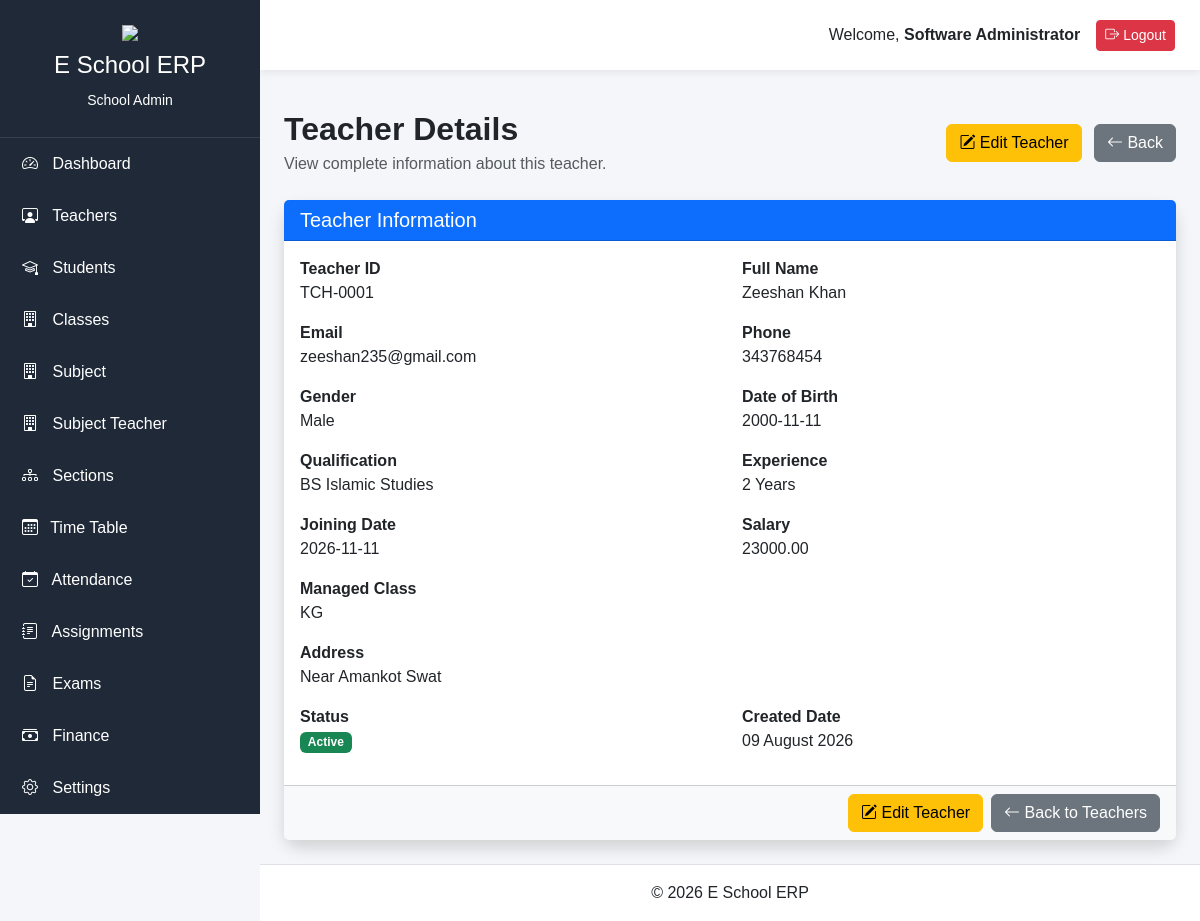
The page /school-admin/teacher/1 (signed in) on the database as committed earlier.
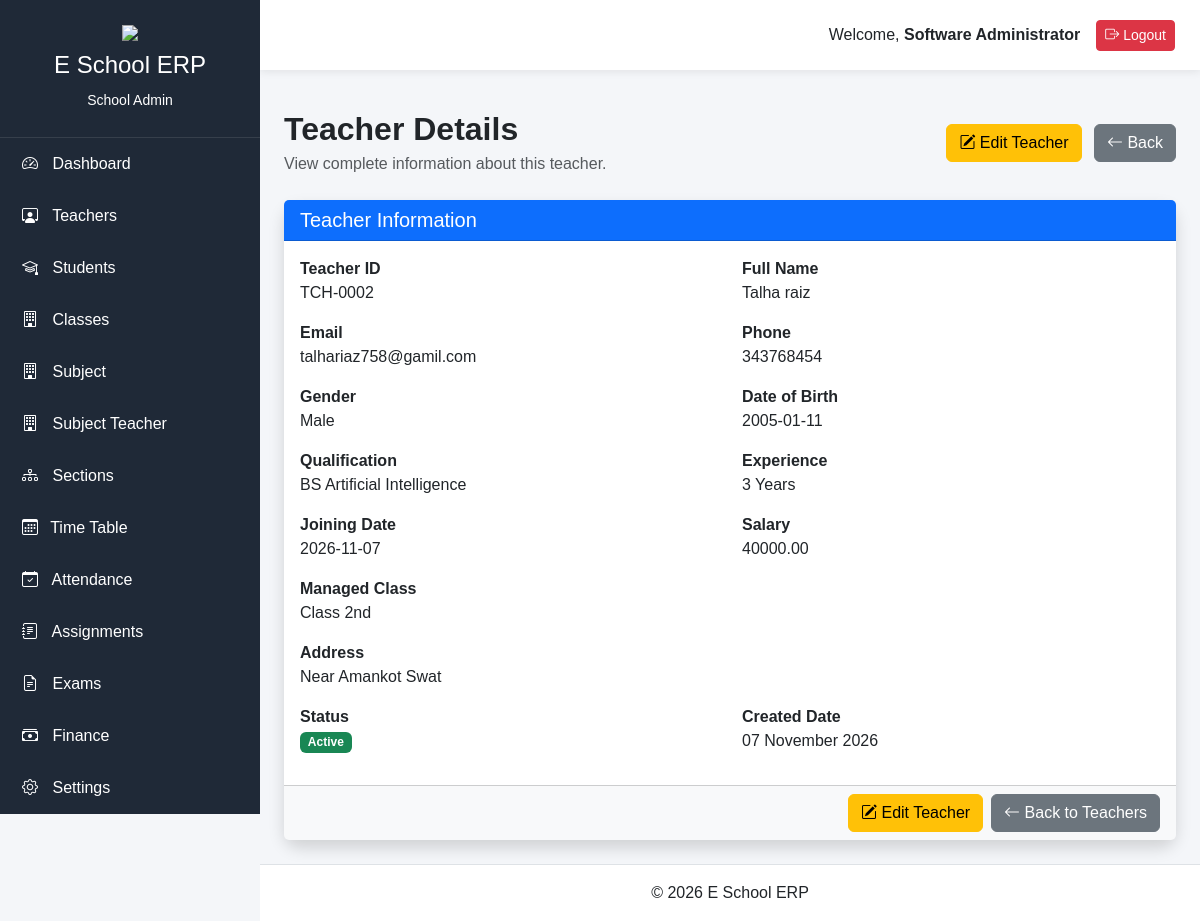
The same page on the database as committed later.
### app/models/teacher.py (models this page shows, shortened)
class Teacher(db.Model):
    __tablename__ = "teachers"
    id = db.Column(db.Integer, primary_key=True)
    user_id = db.Column(db.Integer, db.ForeignKey("users.id"), unique=True, nullable=False)
    school_id = db.Column(db.Integer, db.ForeignKey("schools.id"), nullable=False)
    employee_number = db.Column(db.String(20), unique=True, nullable=False)
    first_name = db.Column(db.String(100), nullable=False)
    last_name = db.Column(db.String(100), nullable=False)
    email = db.Column(db.String(120), unique=True, nullable=False)
    phone = db.Column(db.String(20), nullable=False)
    gender = db.Column(db.String(20), nullable=False)
    date_of_birth = db.Column(db.Date, nullable=True)
    cnic = db.Column(db.String(20), unique=True, nullable=True)
    address = db.Column(db.String(255), nullable=True)
    emergency_contact = db.Column(db.String(20), nullable=True)
    blood_group = db.Column(db.String(5), nullable=True)
    qualification = db.Column(db.String(150), nullable=True)
    experience = db.Column(db.Integer, nullable=True)
    joining_date = db.Column(db.Date, nullable=True)
    salary = db.Column(db.Numeric(10, 2), nullable=True)
    profile_image = db.Column(db.String(255), nullable=True)
    employment_status = db.Column(
    db.String(20),default="Active")
    notes = db.Column(db.Text, nullable=True)
    is_active = db.Column(db.Boolean, default=True)
    created_at = db.Column(db.DateTime, default=datetime.utcnow)
    updated_at = db.Column(
    db.DateTime,default=datetime.utcnow,onupdate=datetime.utcnow)
    user= db.relationship("User", back_populates= "teacher", uselist= False)
    teacher_subjects = db.relationship("TeacherSubject", back_populates ="teacher", cascade= "all, delete-orphan",lazy= True)
    school = db.relationship("School", back_populates="teacher")
    exams = db.relationship("Exam", back_populates="teacher")
    results = db.relationship("Result", back_populates="teacher")
    attendences = db.relationship("Attendance", back_populates="teacher")
    assignments = db.relationship("Assignment", back_populates="teacher")
    timetables = db.relationship("Timetable", back_populates="teacher")
    managed_class= db.relationship("Class",foreign_keys ="Class.class_teacher_id" ,back_populates= "class_teacher", uselist= False)

### app/models/class_model.py (models this page shows, shortened)
class Class(db.Model):
    __tablename__ = "classes"
    id = db.Column(db.Integer, primary_key=True)
    school_id = db.Column(db.Integer,db.ForeignKey("schools.id"),nullable=False)
    class_name = db.Column(db.String(100),nullable=False)
    class_code = db.Column(db.String(20),nullable=False)
    description = db.Column(db.Text,nullable=True)
    class_teacher_id = db.Column(db.Integer,db.ForeignKey("teachers.id"),nullable=True)
    is_active = db.Column(db.Boolean,default=True)
    created_at = db.Column(db.DateTime,default=datetime.utcnow)
    updated_at = db.Column(db.DateTime,default=datetime.utcnow,onupdate=datetime.utcnow)
    teacher_subjects = db.relationship("TeacherSubject", back_populates = "classroom", cascade= "all, delete-orphan",lazy= True)
    sections = db.relationship("Section",back_populates= "class_room",cascade="all, delete-orphan")
    students = db.relationship("Student", back_populates= "class_room")
    results=   db.relationship("Result", back_populates= "class_room")
    exams = db.relationship("Exam", back_populates= "class_room",cascade="all, delete-orphan")
    timetables = db.relationship("Timetable",back_populates= "class_room",cascade="all, delete-orphan")
    assignments = db.relationship("Assignment",back_populates= "class_room",cascade="all, delete-orphan")
    fee_structures = db.relationship("FeeStructure",back_populates= "class_room",cascade="all, delete-orphan")
    class_teacher = db.relationship("Teacher",foreign_keys=[class_teacher_id],back_populates="managed_class", uselist=False )
    school = db.relationship("School",back_populates="classes")

### app/blueprints/school_admin/routes.py (the view)
@school_admin.route("/teacher/<int:id>")
@login_required
def teacher_detail(id):
    teacher = Teacher.query.get_or_404(id)
    return render_template(
    "school_admin/teacher_detail.html",
    teacher=teacher
    )

### app/models/user.py (called while the page is built)
@login_manager.user_loader
def load_user(user_id):
    return User.query.get(int(user_id))

### app/templates/school_admin/teacher_detail.html (shortened to what this page needs)
{% extends "school_admin/base.html" %}
{% block content %}
<div class="container-fluid">
<div class="d-flex justify-content-between align-items-center mb-4">
<div>
<h2 class="fw-bold mb-1">
Teacher Details
</h2>
<p class="text-muted mb-0">
View complete information about this teacher.
</p>
</div>
<div>
<a href="{{ url_for('school_admin.edit_teacher', id=teacher.id) }}"
class="btn btn-warning me-2">
<i class="bi bi-pencil-square"></i>
Edit Teacher
</a>
<a href="{{ url_for('school_admin.manage_teachers') }}"
class="btn btn-secondary">
<i class="bi bi-arrow-left"></i>
Back
</a>
</div>
</div>
<div class="card shadow border-0">
<div class="card-header bg-primary text-white">
<h5 class="mb-0">
Teacher Information
</h5>
</div>
<div class="card-body">
<div class="row">
<div class="col-md-6 mb-3">
<strong>Teacher ID</strong>
<p class="mb-0">
{{ teacher.employee_number}}
</p>
</div>
<div class="col-md-6 mb-3">
<strong> Full Name</strong>
<p class="mb-0">
{{ teacher.first_name }} {{ teacher.last_name }}
</p>
</div>
<div class="col-md-6 mb-3">
<strong>Email</strong>
<p class="mb-0">
{{ teacher.email }}
</p>
</div>
<div class="col-md-6 mb-3">
<strong> Phone</strong>
<p class="mb-0">
{{ teacher.phone }}
</p>
</div>
<div class="col-md-6 mb-3">
<strong>Gender</strong>
<p class="mb-0">
{{ teacher.gender }}
</p>
</div>
<div class="col-md-6 mb-3">
<strong> Date of Birth</strong>
<p class="mb-0">
{{ teacher.date_of_birth or "-" }}
</p>
</div>
<div class="col-md-6 mb-3">
<strong>Qualification</strong>
<p class="mb-0">
{{ teacher.qualification or "-" }}
</p>
</div>
<div class="col-md-6 mb-3">
<strong>Experience</strong>
<p class="mb-0">
{{ teacher.experience }} Years
</p>
</div>
<div class="col-md-6 mb-3">
<strong>Joining Date</strong>
<p class="mb-0">
{{ teacher.joining_date }}
</p>
</div>
<div class="col-md-6 mb-3">
<strong>Salary</strong>
<p class="mb-0">
{{ teacher.salary or "-" }}
</p>
</div>
<div class="col-md-6 mb-3">
<strong> Managed Class</strong>
<p class="mb-0">
{% if teacher.managed_class %}
{{ teacher.managed_class.class_name }}
{% else %}
Not Assigned
{% endif %}
</p>
</div>
<div class="col-12 mb-3">
<strong>Address</strong>
<p class="mb-0">
{{ teacher.address or "-" }}
</p>
</div>
<div class="col-md-6 mb-3">
<strong> Status</strong>
<p class="mb-0">
{% if teacher.is_active %}
<span class="badge bg-success">
Active
</span>
{% else %}
<span class="badge bg-danger">
Inactive
</span>
{% endif %}
</p>
</div>
<div class="col-md-6 mb-3">
<strong> Created Date</strong>
<p class="mb-0">
{{ teacher.created_at.strftime("%d %B %Y") }}
</p>
</div>
</div>
</div>
<div class="card-footer bg-light">
<div class="d-flex justify-content-end">
<a href="{{ url_for('school_admin.edit_teacher', id=teacher.id) }}"
class="btn btn-warning me-2">
<i class="bi bi-pencil-square"></i>
Edit Teacher
</a>
<a href="{{ url_for('school_admin.manage_teachers') }}"
class="btn btn-secondary">
<i class="bi bi-arrow-left"></i>
Back to Teachers
</a>
</div>
</div>
</div>
</div>
{% endblock %}

Rows that differ between the two databases and show on the page:
changed Teacher "Male": employee_number "TCH-0001" → "TCH-0002"; first_name "Zeeshan" → "Talha"; last_name "Khan" → "raiz"; email "zeeshan235@gmail.com" → "talhariaz758@gamil.com"; date_of_birth "2000-11-11" → "2005-01-11"; qualification "BS Islamic Studies" → "BS Artificial Intelligence"; experience "2" → "3"; joining_date "2026-11-11" → "2026-11-07"; salary "23000.00" → "40000.00"; created_at "09 August 2026" → "07 November 2026"
changed Class: managed_class.class_name "KG" → "Class 2nd"
